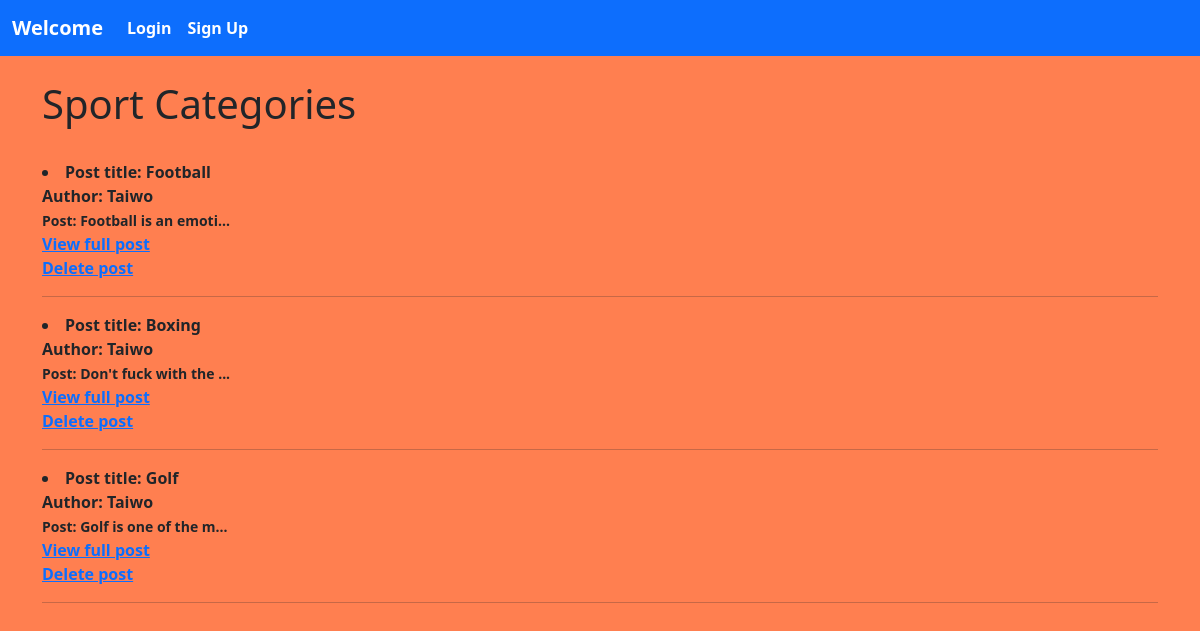
Screenshot of /category/sport/ with the database file from the repository.
### blogs/models.py (models this page shows, shortened)
class Post(models.Model):
    title = models.CharField(max_length=225)
    author = models.ForeignKey(User, on_delete= models.CASCADE)
    body = models.TextField()
    category = models.CharField(max_length=255, default='sport')
    date_uploaded= models.DateTimeField(default= timezone.now)
    class Meta:
        verbose_name = 'Post'
        verbose_name_plural = 'Posts'

### blogs/views.py (the view)
# urls.py: path('category/<str:cate>/', CategoryView, name = 'category'),
def CategoryView(request, cate):
    category = Post.objects.all().filter(category=cate)
    return render(request, 'category.html', {'cate':cate, 'posts_category': category})

### blogs/templates/category.html
{% extends 'base.html' %}
{% block content %}
{% if cate %}
    <h1>{{ cate|title }} Categories</h1>
    <br>
    {% for post in posts_category %}
    <li>
        <b>Post title:</b> {{post.title}}
        <br>
        <b>Author:</b> {{post.author|title}}
        <br>
        <small>Post: {{post.body|slice:":20"}}...</small>
        <br>
        <a href=" {% url 'blog:article' post.pk %} ">View full post</a><br>
        <a href=" {% url 'blog:delete_post' post.pk %} ">Delete post</a> <br>
        <hr>
    {% endfor %}
{% else %}
<h1>Sorry this page does not exist!!</h1>
{% endif %}
{% endblock content %}

### blogs/styles/index.css (style rules this page uses)
body { background : red; }

### rows the page displays
Post: title "Football", author "Taiwo", body "Football is an emoti"
Post: title "Boxing", author "Taiwo", body "Don't fuck with the"
Post: title "Golf", author "Taiwo", body "Golf is one of the m"

### other values shown
{{ cate|title }} "Sport"
